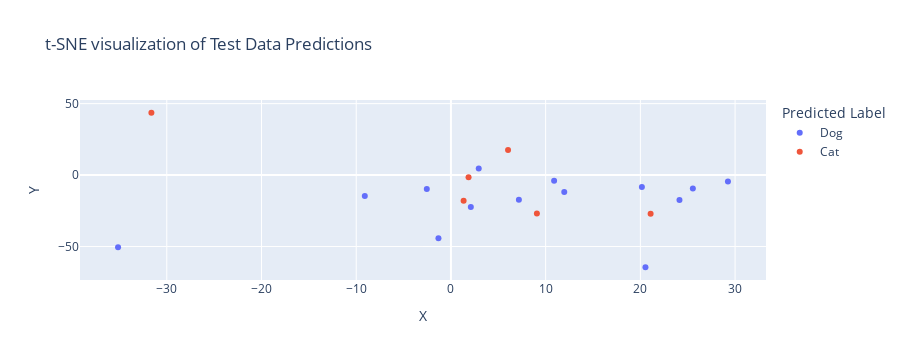

Source (notebook cell):
### Markdown cell above
# Plotting with Plotly

### Code cell
fig = px.scatter(df_test_tsne, x='X', y='Y', color='Predicted Label', title='t-SNE visualization of Test Data Predictions')
fig.show()

### Figure 1 — Plotly figure (JSON) as saved in the notebook; plotly's stock layout.template omitted (floating-point values rounded to 4 significant figures)
{"data": [{"hovertemplate": "Predicted Label=Dog<br>X=%{x}<br>Y=%{y}<extra></extra>", "legendgroup": "Dog", "marker": {"color": "#636efa", "symbol": "circle"}, "mode": "markers", "name": "Dog", "orientation": "v", "showlegend": true, "type": "scatter", "x": [-9.093, 2.935, 2.101, -1.318, 10.89, 20.16, 20.54, 29.25, 24.13, 25.54, -35.15, -2.549, 11.97, 7.176], "xaxis": "x", "y": [-14.57, 4.564, -22.26, -44.22, -4.007, -8.402, -64.5, -4.538, -17.44, -9.38, -50.43, -9.812, -11.86, -17.31], "yaxis": "y"}, {"hovertemplate": "Predicted Label=Cat<br>X=%{x}<br>Y=%{y}<extra></extra>", "legendgroup": "Cat", "marker": {"color": "#EF553B", "symbol": "circle"}, "mode": "markers", "name": "Cat", "orientation": "v", "showlegend": true, "type": "scatter", "x": [1.861, 6.031, 21.08, -31.62, 9.077, 1.339], "xaxis": "x", "y": [-1.456, 17.6, -27.06, 43.63, -26.89, -18.02], "yaxis": "y"}], "layout": {"autosize": true, "height": 360, "legend": {"title": {"text": "Predicted Label"}, "tracegroupgap": 0}, "title": {"text": "t-SNE visualization of Test Data Predictions"}, "xaxis": {"anchor": "y", "autorange": true, "domain": [0, 1], "range": [-39.35, 33.45], "title": {"text": "X"}, "type": "linear"}, "yaxis": {"anchor": "x", "autorange": true, "domain": [0, 1], "range": [-73.42, 52.55], "title": {"text": "Y"}, "type": "linear"}}}
